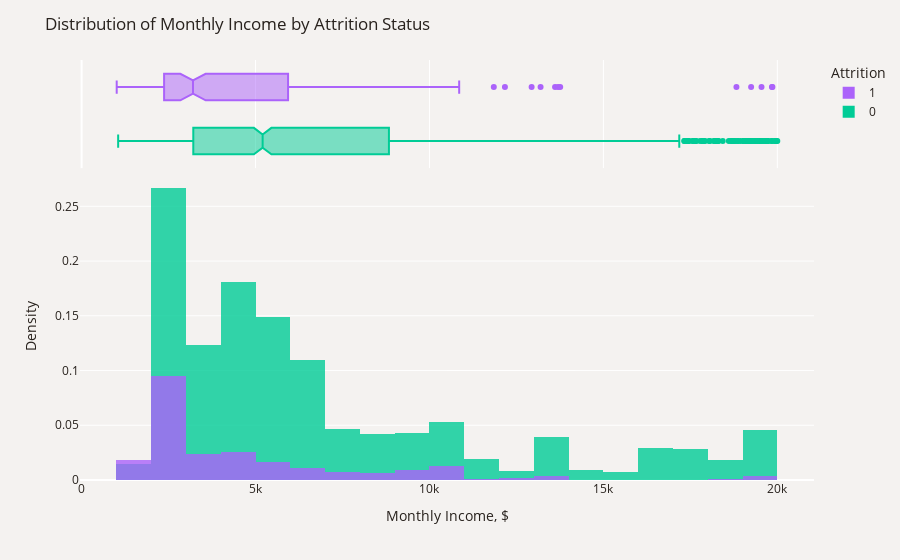

This figure's notebook cell:
### Code cell
plot_df=data.sort_values(by="Attrition")
fig=px.histogram(plot_df, x='MonthlyIncome', color='Attrition', 
                 opacity=0.8, histnorm='density', barmode='overlay', marginal='box',
                 color_discrete_map={'Yes': '#B9C0C9','No': '#CDBBA7'})
fig.update_layout(title_text='Distribution of Monthly Income by Attrition Status',
                  xaxis_title='Monthly Income, $', yaxis_title='Density',font_color='#28221D',
                  paper_bgcolor='#F4F2F0', plot_bgcolor='#F4F2F0', legend_traceorder='reversed')
fig.show()

### Figure 1 — Plotly figure (JSON) as saved in the notebook; plotly's stock layout.template omitted (floating-point values rounded to 4 significant figures; data arrays with more than 128 entries replaced by an {"elided": "..."} marker saying what was removed)
{"data": [{"alignmentgroup": "True", "bingroup": "x", "histnorm": "density", "hovertemplate": "Attrition=0<br>MonthlyIncome=%{x}<br>density=%{y}<extra></extra>", "legendgroup": "0", "marker": {"color": "#00cc96", "opacity": 0.8, "pattern": {"shape": ""}}, "name": "0", "offsetgroup": "0", "orientation": "v", "showlegend": true, "type": "histogram", "x": {"elided": "1233 int values"}, "xaxis": "x", "yaxis": "y"}, {"alignmentgroup": "True", "hovertemplate": "Attrition=0<br>MonthlyIncome=%{x}<extra></extra>", "legendgroup": "0", "marker": {"color": "#00cc96"}, "name": "0", "notched": true, "offsetgroup": "0", "showlegend": false, "type": "box", "x": {"elided": "1233 int values"}, "xaxis": "x2", "yaxis": "y2"}, {"alignmentgroup": "True", "bingroup": "x", "histnorm": "density", "hovertemplate": "Attrition=1<br>MonthlyIncome=%{x}<br>density=%{y}<extra></extra>", "legendgroup": "1", "marker": {"color": "#ab63fa", "opacity": 0.8, "pattern": {"shape": ""}}, "name": "1", "offsetgroup": "1", "orientation": "v", "showlegend": true, "type": "histogram", "x": {"elided": "237 int values"}, "xaxis": "x", "yaxis": "y"}, {"alignmentgroup": "True", "hovertemplate": "Attrition=1<br>MonthlyIncome=%{x}<extra></extra>", "legendgroup": "1", "marker": {"color": "#ab63fa"}, "name": "1", "notched": true, "offsetgroup": "1", "showlegend": false, "type": "box", "x": {"elided": "237 int values"}, "xaxis": "x2", "yaxis": "y2"}], "layout": {"barmode": "overlay", "font": {"color": "#28221D"}, "legend": {"title": {"text": "Attrition"}, "tracegroupgap": 0, "traceorder": "reversed"}, "margin": {"t": 60}, "paper_bgcolor": "#F4F2F0", "plot_bgcolor": "#F4F2F0", "title": {"text": "Distribution of Monthly Income by Attrition Status"}, "xaxis": {"anchor": "y", "domain": [0, 1], "title": {"text": "Monthly Income, $"}}, "xaxis2": {"anchor": "y2", "domain": [0, 1], "matches": "x", "showgrid": true, "showticklabels": false}, "yaxis": {"anchor": "x", "domain": [0, 0.7326], "title": {"text": "Density"}}, "yaxis2": {"anchor": "x2", "domain": [0.7426, 1], "matches": "y2", "showgrid": false, "showline": false, "showticklabels": false, "ticks": ""}}}
